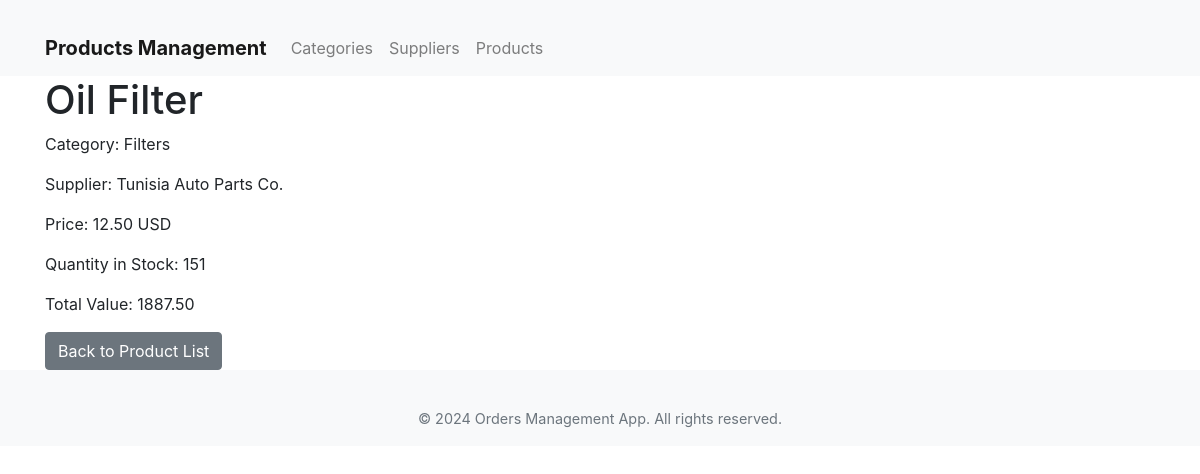
/products/products/1/, run on the app's committed database.
### products/models.py (models this page shows, shortened)
class Product(models.Model):
    product_name = models.CharField(max_length=255)
    category = models.ForeignKey(Category, on_delete=models.SET_NULL, null=True)
    quantity_in_stock = models.IntegerField(default=0)
    reorder_level = models.IntegerField(default=0)
    price_per_unit = models.DecimalField(max_digits=10, decimal_places=2)
    supplier = models.ForeignKey(Supplier, on_delete=models.SET_NULL, null=True)
    def total_value(self):
        return self.quantity_in_stock * self.price_per_unit

class Category(models.Model):
    category_name = models.CharField(max_length=255)
    def __str__(self):
        return self.category_name

class Supplier(models.Model):
    supplier_name = models.CharField(max_length=255)
    phone_number = models.CharField(max_length=20, blank=True)
    email = models.EmailField(blank=True)
    address = models.CharField(max_length=255, blank=True)
    def __str__(self):
        return self.supplier_name

### products/views.py (the view)
# urls.py: path('products/<int:pk>/', views.product_detail, name='product_detail'),
def product_detail(request, pk):
    product = get_object_or_404(Product, pk=pk)
    return render(request, 'products/product_detail.html', {'product': product})

### products/templates/products/product_detail.html (shortened to what this page needs)
{% extends 'products/layout.html' %}
{% block content %}
<h1>{{ product.product_name }}</h1>
<p>Category: {{ product.category }}</p>
<p>Supplier: {{ product.supplier }}</p>
<p>Price: {{ product.price_per_unit }} USD</p>
<p>Quantity in Stock: {{ product.quantity_in_stock }}</p>
<p>Total Value: {{ product.total_value }}</p>
<a href="{% url 'products:product_list' %}" class="btn btn-secondary">Back to Product List</a>
{% endblock %}

### products/templates/products/layout.html (style rules this page uses)
body { padding-top: 56px; }

### data on the page
Product: product_name "Oil Filter", category "Filters", supplier "Tunisia Auto Parts Co.", price_per_unit "12.50", quantity_in_stock "151", total_value "1887.50"
